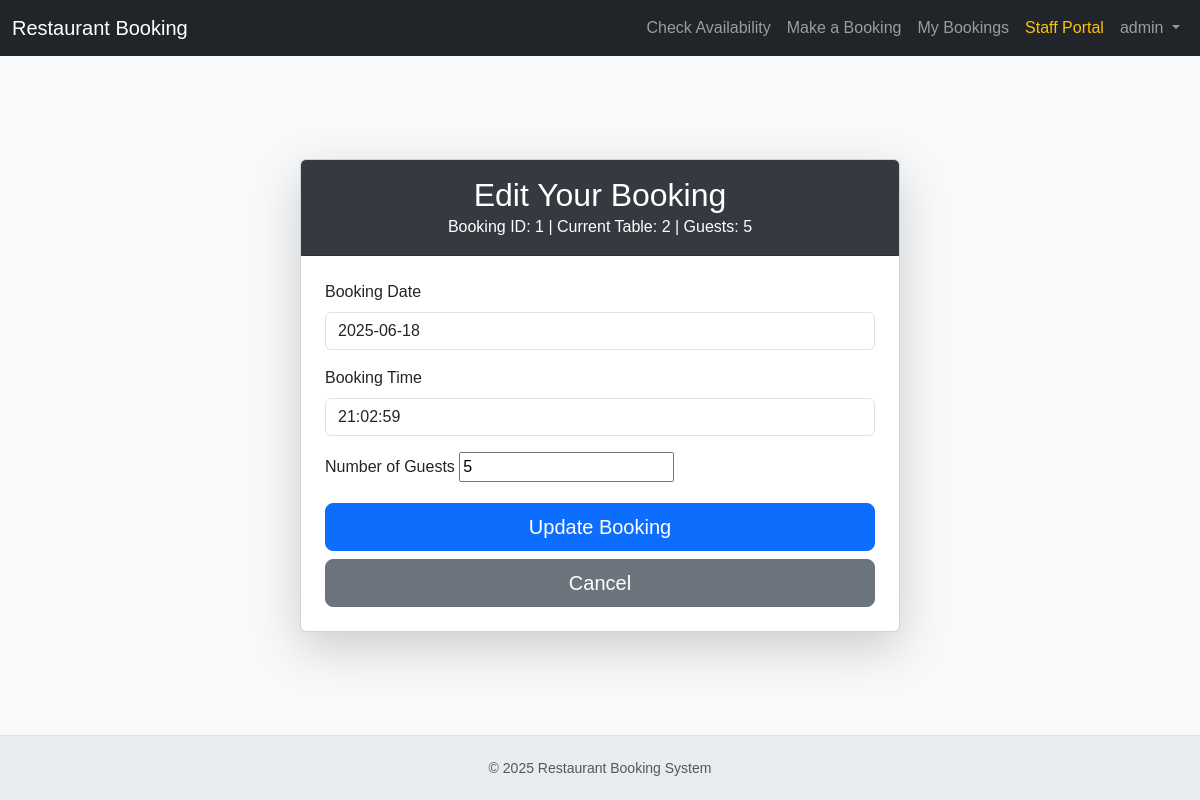
The app's page /edit-booking/1/ (signed in) with its own data.
### bookings/models.py (models this page shows, shortened)
class Booking(models.Model):
    BOOKING_STATUS_CHOICES = [
        ('pending', 'Pending'),
        ('confirmed', 'Confirmed'),
        ('cancelled', 'Cancelled'),
        ('completed', 'Completed'),  # For past bookings that were honored
    ]
    user = models.ForeignKey(
        User, on_delete=models.CASCADE, related_name='bookings')
    table = models.ForeignKey(
        Table, on_delete=PROTECT, related_name='bookings')
    booking_date = models.DateField()
    booking_time = models.TimeField()
    number_of_guests = models.IntegerField()
    notes = models.TextField(blank=True, null=True)
    status = models.CharField(
        max_length=20, choices=BOOKING_STATUS_CHOICES, default='confirmed')
    created_at = models.DateTimeField(auto_now_add=True)
    updated_at = models.DateTimeField(auto_now=True)
    class Meta:
        unique_together = ('table', 'booking_date', 'booking_time')
        ordering = ['booking_date', 'booking_time']

class Table(models.Model):
    number = models.IntegerField(unique=True)
    capacity = models.IntegerField(
        help_text="Maximum number of guests this table can accommodate.")

### bookings/views.py (the view)
@login_required
def edit_booking(request, booking_id):
    booking = get_object_or_404(Booking, id=booking_id, user=request.user)
    if request.method == 'POST':
        form = BookingForm(request.POST, instance=booking)
        if form.is_valid():
            booking_date = form.cleaned_data['booking_date']
            booking_time = form.cleaned_data['booking_time']
            number_of_guests = form.cleaned_data['number_of_guests']
            booking_datetime = datetime.combine(booking_date, booking_time)
            booking_datetime = timezone.make_aware(booking_datetime)
            opening_time = time(9, 0)
            closing_time = time(22, 0)
            if not (opening_time <= booking_time <= closing_time):
                messages.warning(
                    request, "Bookings can only be made between 9:00 AM and 10:00 PM.")
                return render(request, 'bookings/edit_booking.html', {'form': form, 'booking': booking})
            if booking_datetime < timezone.now():
                messages.warning(
                    request, "You cannot edit a booking to a past time.")
                return render(request, 'bookings/edit_booking.html', {'form': form, 'booking': booking})
            booked_tables_ids = Booking.objects.filter(
                booking_date=booking_date,
                booking_time=booking_time
            ).exclude(id=booking.id).values_list('table__id', flat=True)
            available_tables = Table.objects.filter(
                capacity__gte=number_of_guests
            ).exclude(id__in=booked_tables_ids)
            one_hour_before = (datetime.combine(
                booking_date, booking_time) - timedelta(hours=1)).time()
            one_hour_after = (datetime.combine(
                booking_date, booking_time) + timedelta(hours=1)).time()
            conflicting_bookings = Booking.objects.filter(
                booking_date=booking_date,
                table__in=available_tables,
                booking_time__range=(one_hour_before, one_hour_after)
            ).exclude(id=booking.id)  # Exclude the current booking itself
            conflicting_table_ids = conflicting_bookings.values_list(
                'table__id', flat=True)
            available_tables = available_tables.exclude(
                id__in=conflicting_table_ids).order_by('capacity')
            if available_tables.exists():
                selected_table = available_tables.first()
                try:
                    with transaction.atomic():
                        booking.booking_date = booking_date
                        booking.booking_time = booking_time
                        booking.number_of_guests = number_of_guests
                        booking.table = selected_table  # Assign the newly found table
                        booking.save()
                        messages.success(
                            request, f"Your booking for Table {selected_table.number} has been updated successfully!")
                        return redirect('my_bookings')
                except Exception as e:
                    messages.error(
                        request, f"An error occurred during booking update: {e}")
            else:
                messages.warning(
                    request, "No tables available for your requested date, time, and number of guests for this edit.")
        else:
            messages.error(request, "Please correct the errors in the form.")
    else:
        form = BookingForm(instance=booking)
    context = {
        'form': form,
        'booking': booking,
    }
    return render(request, 'bookings/edit_booking.html', context)

### bookings/forms.py (shortened to what this page needs)
class BookingForm(forms.ModelForm):
    number_of_guests = forms.IntegerField(
        min_value=1,
        error_messages={'min_value': 'Number of guests must be at least 1.'}
    )
    class Meta:
        model = Booking
        fields = ['booking_date', 'booking_time', 'number_of_guests', 'notes']
        widgets = {
            'booking_date': forms.DateInput(attrs={
                'type': 'text', # Change to text for Flatpickr, as it will initialize it
                'class': 'form-control flatpickr-date', # Add custom class for Flatpickr
                'placeholder': 'Select Date'
            }),
            'booking_time': forms.TimeInput(attrs={
                'type': 'text', # Change to text for Flatpickr
                'class': 'form-control flatpickr-time', # Add custom class for Flatpickr
                'placeholder': 'Select Time'
            }),
            'notes': forms.Textarea(attrs={'rows': 3, 'class': 'form-control'}),
            'number_of_guests': forms.NumberInput(attrs={'class': 'form-control'}),
        }

### bookings/templates/bookings/edit_booking.html (shortened to what this page needs)
{% extends 'bookings/base.html' %}
{% block content %}
<div class="container my-5">
    <div class="row justify-content-center">
        <div class="col-md-8">
            <div class="card shadow-lg">
                <div class="card-header text-white text-center py-3" style="background-color: #343a40;">
                    <h2 class="mb-0">Edit Your Booking</h2>
                    <p class="mb-0">Booking ID: {{ booking.id }} | Current Table: {{ booking.table.number }} | Guests: {{ booking.number_of_guests }}</p>
                </div>
                <div class="card-body p-4">
                    <form method="post" class="needs-validation" novalidate>
                        <div class="mb-3">
                            <label for="{{ form.booking_date.id_for_label }}" class="form-label">Booking Date</label>
                            {{ form.booking_date }}
                        </div>
                        <div class="mb-3">
                            <label for="{{ form.booking_time.id_for_label }}" class="form-label">Booking Time</label>
                            {{ form.booking_time }}
                        </div>
                        <div class="mb-3">
                            <label for="{{ form.number_of_guests.id_for_label }}" class="form-label">Number of Guests</label>
                            {{ form.number_of_guests }}
                        </div>
                        <div class="d-grid gap-2">
                            <button type="submit" class="btn btn-primary btn-lg">Update Booking</button>
                            <a href="{% url 'my_bookings' %}" class="btn btn-secondary btn-lg">Cancel</a>
                        </div>
                    </form>
                </div>
            </div>
        </div>
    </div>
</div>
{% endblock content %}

### bookings/templates/bookings/base.html (shortened to what this page needs)
{% load static %}
{% now "Y" as current_year %}
<!DOCTYPE html>
<html lang="en">
<head>
    <link href="https://cdn.jsdelivr.net/npm/bootstrap@5.3.3/dist/css/bootstrap.min.css" rel="stylesheet">
    <link rel="stylesheet" href="https://cdn.jsdelivr.net/npm/flatpickr/dist/flatpickr.min.css">
    <link rel="stylesheet" href="https://cdn.jsdelivr.net/npm/flatpickr/dist/themes/material_blue.css">
</head>
<body>
    <nav class="navbar navbar-expand-lg navbar-dark bg-dark">
        <div class="container-fluid">
            <a class="navbar-brand" href="{% url 'home' %}">Restaurant Booking</a>
            <div class="collapse navbar-collapse" id="navbarNav">
                <ul class="navbar-nav ms-auto">
                    <li class="nav-item">
                        <a class="nav-link" href="{% url 'check_availability' %}">Check Availability</a>
                    </li>
                    {% if user.is_authenticated %}
                        <li class="nav-item">
                            <a class="nav-link" href="{% url 'make_booking' %}">Make a Booking</a>
                        </li>
                        <li class="nav-item">
                            <a class="nav-link" href="{% url 'my_bookings' %}">My Bookings</a>
                        </li>
                        {% if user.is_staff %}
                        <li class="nav-item">
                            <a class="nav-link text-warning" href="{% url 'staff_dashboard' %}">Staff Portal</a>
                        </li>
                        {% endif %}
                        <li class="nav-item dropdown">
                            <a class="nav-link dropdown-toggle" href="#" id="navbarDropdown" role="button" data-bs-toggle="dropdown" aria-expanded="false">
                                {{ user.username }}
                            </a>
                        </li>
                    {% endif %}
                </ul>
            </div>
        </div>
    </nav>
    <div class="main-content-wrapper">
        <div class="container">
            {% block content %}
            {% endblock %}
        </div>
    </div>
    <footer class="text-center text-muted">
        <small>&copy; {{ current_year }} Restaurant Booking System</small>
    </footer>
</body>
</html>

### bookings/templates/bookings/base.html (style rules this page uses)
body { font-family: sans-serif; background-color: #f8f9fa; display: flex; flex-direction: column; min-height: 100vh; margin: 0; }
.navbar { margin-bottom: 0; }
.main-content-wrapper { flex-grow: 1; display: flex; align-items: center; justify-content: center; padding: 20px 0; }
.container { padding-top: 0; padding-bottom: 0; width: 100%; max-width: 960px; }
footer { padding: 20px; margin-top: auto; background-color: #e9ecef; border-top: 1px solid #dee2e6; }
.flatpickr-input.form-control, input.flatpickr-time, input.flatpickr-date, input.flatpickr-date-check, input.flatpickr-time-check { min-width: 200px; }

### records on screen
Booking: id "1", table.number "2", number_of_guests "5", booking_date "2025-06-18", booking_time "21:02:59"

### other values on screen
{{ user.username }} "admin"
{{ current_year }} "2025"
